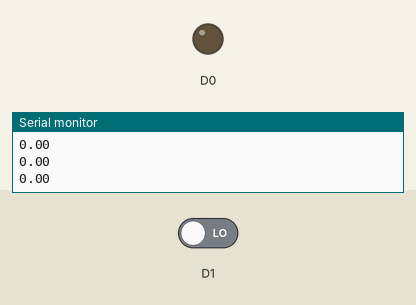
A sketch run on a simulated ESP8266 (NodeMCU). Parts: output pins drawn as LEDs (lit = HIGH), the last lines printed to the serial monitor. Inputs (shaded band) come from the test bench; at power-on: D1 LOW. WiFi joins after 1.5 s; servers stay silent unless stated.

Above: at 3.7 s.
3.8 s: D1 driven HIGH
At 4.6 s:
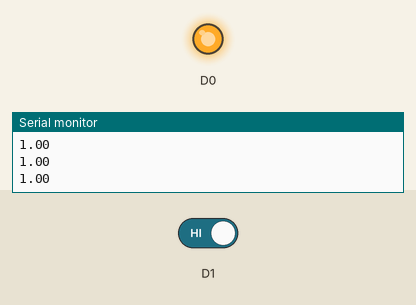
5.3 s: D1 driven LOW
At 6.1 s:
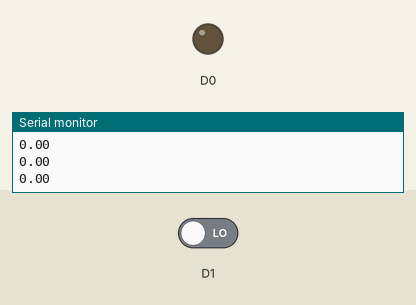
Timing chart, 0 to 8.3 s (numbered marks = the images above; inputs shaded):
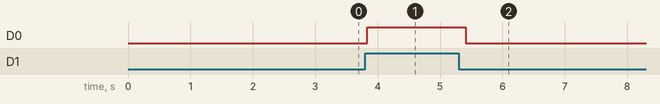

Measured:
- after the input at 3.8 s, D0: LOW → HIGH at once
- after the input at 5.3 s, D0: HIGH → LOW after 0.11 s

The sketch:

webserver_auto_refresh_realtime.ino
```cpp
#include <ESP8266WiFi.h>
#include <WiFiClient.h>
#include <ESP8266WebServer.h>

// Replace with your network credentials
const char* ssid = "SSID"; //Enter Wi-Fi SSID
const char* password =  "WatchWord"; //Enter Wi-Fi Password

ESP8266WebServer server(80);   //instantiate server at port 80 (http port)

String page = "";
String text = "";
double data;
void setup(void) {
  pinMode(D1, INPUT);
  pinMode(D0, OUTPUT);
  delay(1000);
  Serial.begin(115200);
  WiFi.begin(ssid, password); //begin WiFi connection
  Serial.println("");

  // Wait for connection
  while (WiFi.status() != WL_CONNECTED) {
    delay(500);
    Serial.print(".");
  }

  Serial.println("");
  Serial.print("Connected to ");
  Serial.println(ssid);
  Serial.print("IP address: ");
  Serial.println(WiFi.localIP());
  server.on("/data.txt", []() {
    text = (String)data;
    server.send(200, "text/html", text);
  });
  server.on("/", []() {
    page = "<h1>BUTTON STATE:&nbsp;<span id=\"data\">""</span></h1>\r\n";
    page += "<script>\r\n";
    page += "var x = setInterval(function() {loadData(\"data.txt\",updateData)}, 1000);\r\n";
    page += "function loadData(url, callback){\r\n";
    page += "var xhttp = new XMLHttpRequest();\r\n";
    page += "xhttp.onreadystatechange = function(){\r\n";
    page += " if(this.readyState == 4 && this.status == 200){\r\n";
    page += " callback.apply(xhttp);\r\n";
    page += " }\r\n";
    page += "};\r\n";
    page += "xhttp.open(\"GET\", url, true);\r\n";
    page += "xhttp.send();\r\n";
    page += "}\r\n";
    page += "function updateData(){\r\n";
    page += "document.getElementById(\"data\").innerHTML = ((this.responseText==1)?\"ON\":\"OFF\");\r\n";
    page += "}\r\n";
    page += "</script>\r\n";
    server.send(200, "text/html", page);
  });

  server.begin();
  Serial.println("Web server started!");
}

void loop(void) {
  int data1 = digitalRead(D1);
  data = data1;
  if (data1 == HIGH)
    digitalWrite(D0, HIGH);
  else
    digitalWrite(D0, LOW);
  delay(121);
  Serial.println(data);
  server.handleClient();
}
```
